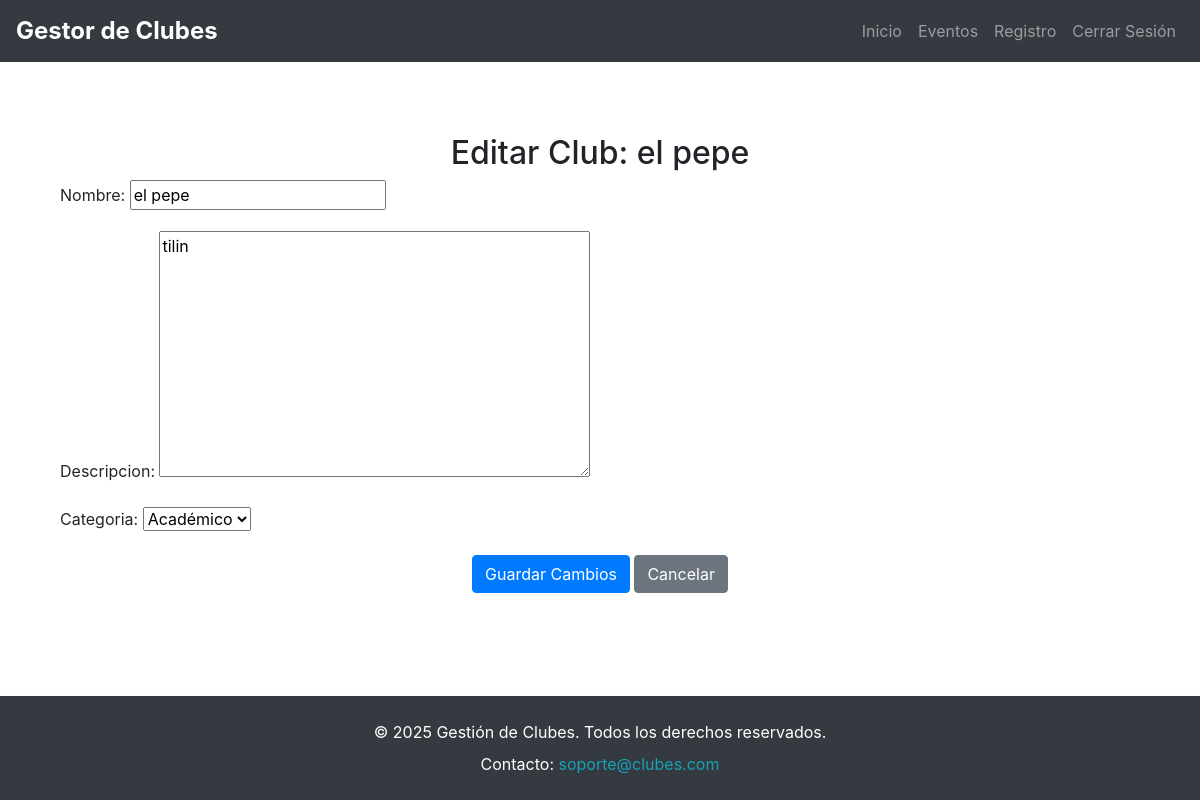
The app's page /2/editar/ (signed in) with its own data.
### clubes/models.py (models this page shows)
class Club(models.Model):
    CATEGORIAS = (
        ('academico', 'Académico'),
        ('deportivo', 'Deportivo'),
        ('cultural', 'Cultural'),
    )
    nombre = models.CharField(max_length=100)
    descripcion = models.TextField()
    categoria = models.CharField(max_length=20, choices=CATEGORIAS)
    lider = models.ForeignKey(Usuario, on_delete=models.CASCADE)

### clubes/views.py (the view)
# urls.py: path('<int:club_id>/editar/', views.editar_club, name='editar_club'),  # Editar club
@login_required
def editar_club(request, club_id):
    club = get_object_or_404(Club, id=club_id, lider=request.user)  # Solo el líder puede editar
    if request.method == 'POST':
        form = CrearClubForm(request.POST, instance=club)
        if form.is_valid():
            form.save()
            return redirect('detalle_club', club_id=club.id)  # Redirige al detalle del club
    else:
        form = CrearClubForm(instance=club)
    return render(request, 'clubes/editar_club.html', {'form': form, 'club': club})  # Cambiado a editar_club.html

### clubes/forms.py
class CrearClubForm(forms.ModelForm):
    class Meta:
        model = Club
        fields = ['nombre', 'descripcion', 'categoria']  # Excluye 'lider'

### templates/clubes/editar_club.html (shortened to what this page needs)
{% extends 'base.html' %}
{% block content %}
<div class="container mt-4">
    <h2 class="text-center">Editar Club: {{ club.nombre }}</h2>
    <form method="post">
        {{ form.as_p }}
        <div class="text-center">
            <button type="submit" class="btn btn-primary">Guardar Cambios</button>
            <a href="{% url 'lista_clubes' %}" class="btn btn-secondary">Cancelar</a>
        </div>
    </form>
</div>
{% endblock %}

### records on screen
Club: nombre "el pepe", descripcion "tilin", categoria "Académico"
